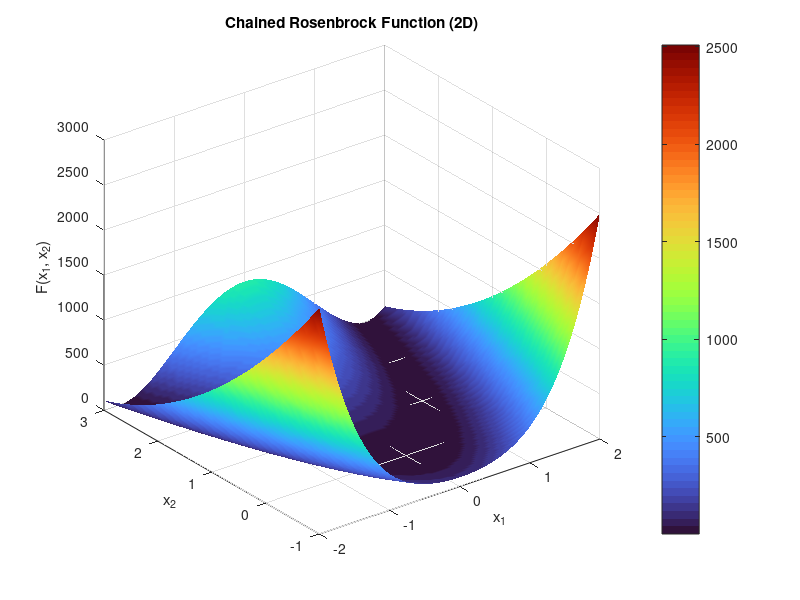

This figure's MATLAB source:
% Intervallo di valori per x1 e x2
x1 = linspace(-2, 2, 100);
x2 = linspace(-1, 3, 100);

% Creazione della griglia
[X1, X2] = meshgrid(x1, x2);

% Definizione della funzione di Rosenbrock
F = 100 * (X1.^2 - X2).^2 + (X1 - 1).^2;

% Plot della superficie
figure;
surf(X1, X2, F)
xlabel('x_1')
ylabel('x_2')
zlabel('F(x_1, x_2)')
title('Chained Rosenbrock Function (2D)')
shading interp
colormap turbo
colorbar
